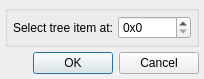
<?xml version="1.0" encoding="UTF-8"?>
<ui version="4.0">
 <class>GoToOffsetDialog</class>
 <widget class="QDialog" name="GoToOffsetDialog">
  <property name="geometry">
   <rect>
    <x>0</x>
    <y>0</y>
    <width>204</width>
    <height>70</height>
   </rect>
  </property>
  <property name="windowTitle">
   <string>Go to offset</string>
  </property>
  <property name="modal">
   <bool>false</bool>
  </property>
  <layout class="QVBoxLayout" name="verticalLayout">
   <property name="spacing">
    <number>5</number>
   </property>
   <property name="leftMargin">
    <number>5</number>
   </property>
   <property name="topMargin">
    <number>5</number>
   </property>
   <property name="rightMargin">
    <number>5</number>
   </property>
   <property name="bottomMargin">
    <number>5</number>
   </property>
   <item>
    <widget class="QGroupBox" name="groupBox">
     <property name="title">
      <string/>
     </property>
     <layout class="QHBoxLayout" name="horizontalLayout">
      <property name="spacing">
       <number>5</number>
      </property>
      <property name="leftMargin">
       <number>5</number>
      </property>
      <property name="topMargin">
       <number>5</number>
      </property>
      <property name="rightMargin">
       <number>5</number>
      </property>
      <property name="bottomMargin">
       <number>5</number>
      </property>
      <item>
       <widget class="QLabel" name="label">
        <property name="text">
         <string>Select tree item at:</string>
        </property>
       </widget>
      </item>
      <item>
       <widget class="QSpinBox" name="hexSpinBox">
        <property name="sizePolicy">
         <sizepolicy hsizetype="Expanding" vsizetype="Fixed">
          <horstretch>0</horstretch>
          <verstretch>0</verstretch>
         </sizepolicy>
        </property>
        <property name="suffix">
         <string/>
        </property>
        <property name="prefix">
         <string>0x</string>
        </property>
        <property name="maximum">
         <number>1000000000</number>
        </property>
        <property name="displayIntegerBase">
         <number>16</number>
        </property>
       </widget>
      </item>
     </layout>
    </widget>
   </item>
   <item>
    <widget class="QDialogButtonBox" name="buttonBox">
     <property name="orientation">
      <enum>Qt::Horizontal</enum>
     </property>
     <property name="standardButtons">
      <set>QDialogButtonBox::Cancel|QDialogButtonBox::Ok</set>
     </property>
    </widget>
   </item>
  </layout>
 </widget>
 <tabstops>
  <tabstop>buttonBox</tabstop>
 </tabstops>
 <resources/>
 <connections>
  <connection>
   <sender>buttonBox</sender>
   <signal>accepted()</signal>
   <receiver>GoToOffsetDialog</receiver>
   <slot>accept()</slot>
   <hints>
    <hint type="sourcelabel">
     <x>182</x>
     <y>185</y>
    </hint>
    <hint type="destinationlabel">
     <x>157</x>
     <y>194</y>
    </hint>
   </hints>
  </connection>
  <connection>
   <sender>buttonBox</sender>
   <signal>rejected()</signal>
   <receiver>GoToOffsetDialog</receiver>
   <slot>reject()</slot>
   <hints>
    <hint type="sourcelabel">
     <x>182</x>
     <y>185</y>
    </hint>
    <hint type="destinationlabel">
     <x>286</x>
     <y>194</y>
    </hint>
   </hints>
  </connection>
 </connections>
</ui>
